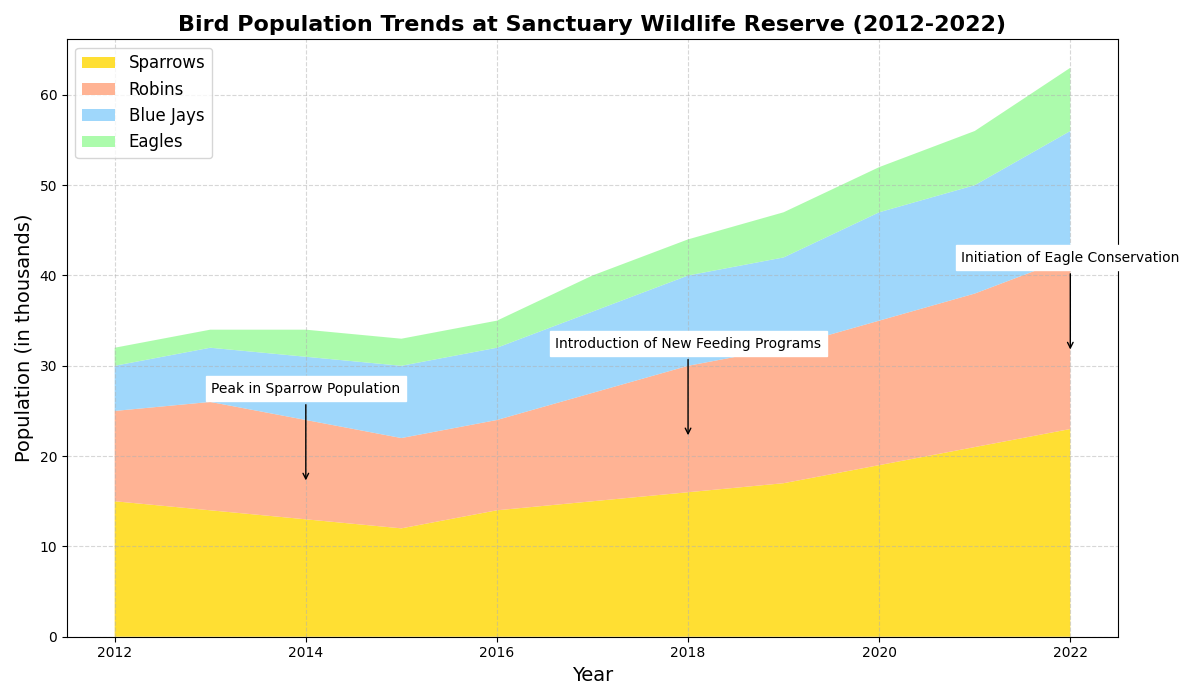

Source code (Python):
import matplotlib.pyplot as plt
import numpy as np

# Backstory:
# Over the last decade (2012-2022), the Sanctuary Wildlife Reserve has been monitoring the bird population
# of four different species. The aim is to observe how these species thrive throughout the years in the reserve.
# The data reflects the changes in the population of these species over time.

# Define the years for the study
years = np.arange(2012, 2023)

# Artificial data for bird population (in thousands)
sparrows = np.array([15, 14, 13, 12, 14, 15, 16, 17, 19, 21, 23])
robins = np.array([10, 12, 11, 10, 10, 12, 14, 15, 16, 17, 19])
blue_jays = np.array([5, 6, 7, 8, 8, 9, 10, 10, 12, 12, 14])
eagles = np.array([2, 2, 3, 3, 3, 4, 4, 5, 5, 6, 7])

# Stack the data
data = np.vstack([sparrows, robins, blue_jays, eagles])

# Plot the stacked area chart
fig, ax = plt.subplots(figsize=(12, 7))
ax.stackplot(years, data, labels=['Sparrows', 'Robins', 'Blue Jays', 'Eagles'],
             colors=['#FFD700', '#FFA07A', '#87CEFA', '#98FB98'], alpha=0.8)

# Add title and labels
ax.set_title('Bird Population Trends at Sanctuary Wildlife Reserve (2012-2022)', fontsize=16, fontweight='bold')
ax.set_xlabel('Year', fontsize=14)
ax.set_ylabel('Population (in thousands)', fontsize=14)

# Fine-tune legend appearance and placement
ax.legend(loc='upper left', fontsize=12)

# Add grid for better readability
ax.grid(True, linestyle='--', alpha=0.5)

# Highlight significant milestones
milestones = {
    2014: 'Peak in Sparrow Population',
    2018: 'Introduction of New Feeding Programs',
    2022: 'Initiation of Eagle Conservation'
}

for year, event in milestones.items():
    total_population = sparrows[year-2012] + robins[year-2012] + blue_jays[year-2012] + eagles[year-2012]
    ax.annotate(event, xy=(year, total_population/2),
                xytext=(year, total_population/2 + 10),
                arrowprops=dict(facecolor='black', arrowstyle='->'),
                fontsize=10, ha='center', backgroundcolor='white')

# Automatically adjust layout to prevent overlap
plt.tight_layout()

# Display the plot
plt.show()
